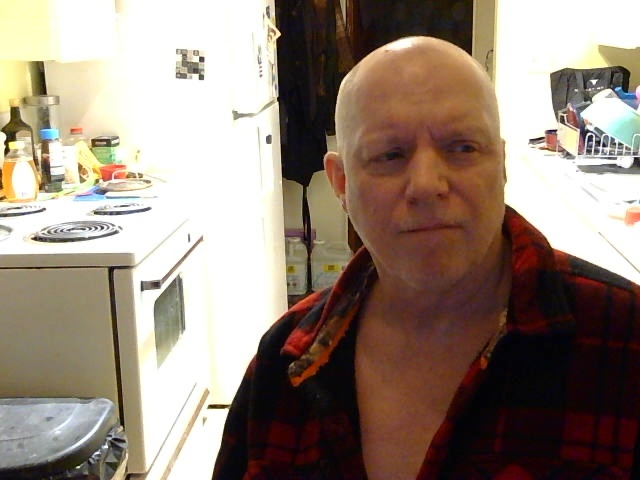
#> input picture detection_sample_4.jpg, 640 x 480 px
$ python -i opencv_samples.py   (imports and definitions only)
#> lines starting #> are read from the running program, lines starting #| are printed output that depends on the picture
#> further down, picture is the input picture: shape (480, 640, 3); mean B, G, R 122, 134.3, 149.8
"""
OpenCV Sample Code for Webcam Human Detection Project

This file contains starter code and examples for common OpenCV operations
used in webcam capture and frame processing.
"""

import cv2
import numpy as np
import time
from typing import Optional, Tuple


# [92 lines left out: functions basic_camera_capture, camera_with_error_handling, not called in this run]


def frame_processing_examples(frame: np.ndarray) -> np.ndarray:
    """Examples of common frame processing operations."""

    # Convert to different color spaces
    gray = cv2.cvtColor(frame, cv2.COLOR_BGR2GRAY)
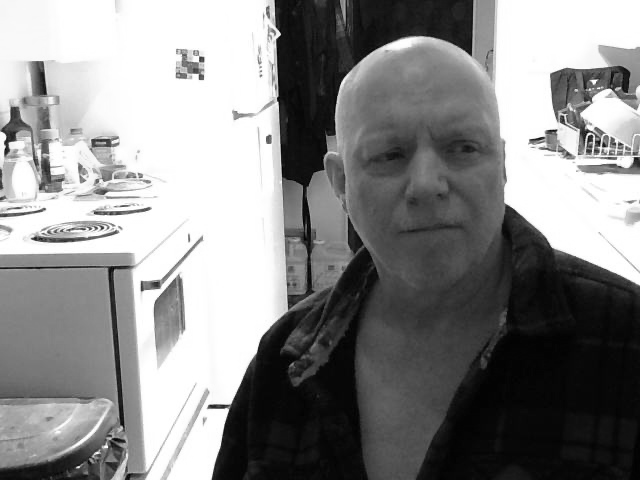
#> gray: shape (480, 640); min 1, max 255, mean 137.6
    hsv = cv2.cvtColor(frame, cv2.COLOR_BGR2HSV)
#> hsv: shape (480, 640, 3); mean H, S, V 40.3, 87.1, 150.7
    rgb = cv2.cvtColor(frame, cv2.COLOR_BGR2RGB)  # For MediaPipe

    # Resize frame (useful for performance)
    small_frame = cv2.resize(frame, (320, 240))
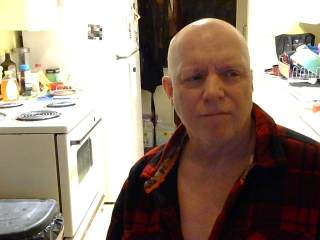
#> small_frame: shape (240, 320, 3); mean B, G, R 122.1, 134.4, 149.9

    # Gaussian blur (noise reduction)
    blurred = cv2.GaussianBlur(frame, (5, 5), 0)

    # Edge detection
    edges = cv2.Canny(gray, 50, 150)
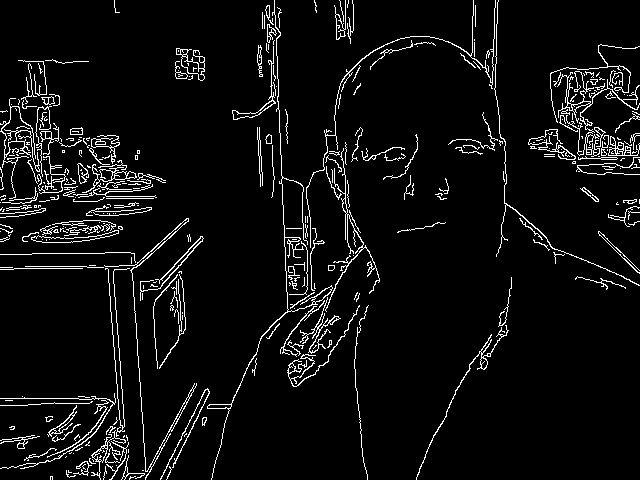
#> edges: shape (480, 640); 5.7% white in thin lines or dots

    # Draw rectangles and text
    annotated = frame.copy()
    cv2.rectangle(annotated, (50, 50), (200, 150), (0, 255, 0), 2)
    cv2.putText(annotated, "Human Detected", (55, 40),
                cv2.FONT_HERSHEY_SIMPLEX, 0.7, (0, 255, 0), 2)
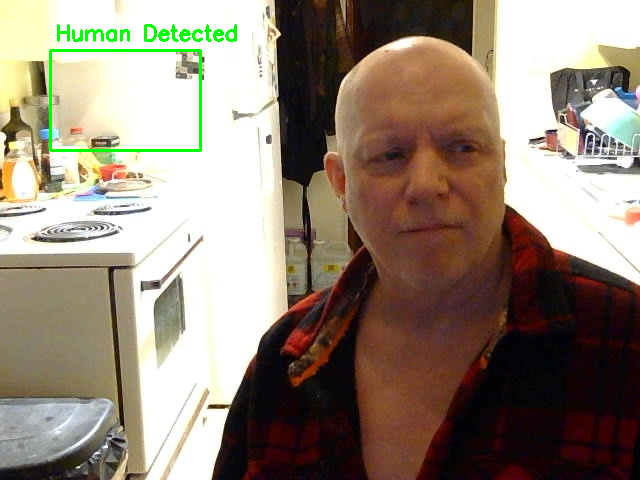
#> annotated: shape (480, 640, 3); mean B, G, R 119.9, 134.4, 147.6

    return annotated


# [161 lines left out: functions camera_configuration_class, performance_monitoring, save_and_load_frames, not called in this run]


# [22 lines not run here, left out]

>>> import cv2
>>> picture = cv2.imread('../../detection_sample_4.jpg')
>>> result = frame_processing_examples(picture)
